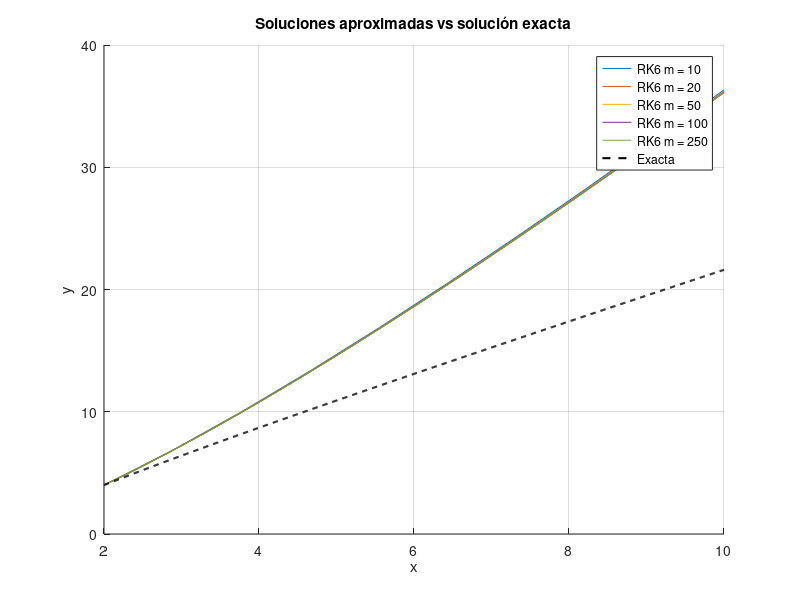

Reproduce this figure in MATLAB.
function runge_kutta_6()
  clc;
  clear;

  % Parámetros iniciales
  a = 2;
  b = 10;
  y0 = 4;
  ms = [10, 20, 50, 100, 250];

  % Solución exacta
  y_exacta = @(x) log(x / 2) + 2 * x;

  % Crear gráfico
  figure;
  hold on;
  colors = lines(length(ms));

  for i = 1:length(ms)
    m = ms(i);
    [x, y] = runge_kutta_6_2(a, b, y0, m);
    plot(x, y, 'Color', colors(i,:), 'DisplayName', sprintf('RK6 m = %d', m));
  end

  % Graficar la solución exacta
  x_exacto = linspace(a, b, 1000);
  y_exacto = y_exacta(x_exacto);
  plot(x_exacto, y_exacto, 'k--', 'LineWidth', 1.5, 'DisplayName', 'Exacta');

  xlabel('x');
  ylabel('y');
  title('Soluciones aproximadas vs solución exacta');
  legend show;
  grid on;
  hold off;
end

% Función principal Runge-Kutta orden 6
function [x, y] = runge_kutta_6_2(a, b, y0, m)
  h = (b - a) / (m - 1);       % Paso
  x = linspace(a, b, m);      % Vector de puntos x
  y = zeros(1, m);            % Vector de soluciones y
  y(1) = y0;

  for n = 1:(m - 1)
    k1 = h * f(x(n), y(n));
    k2 = h * f(x(n) + h/3, y(n) + k1/3);
    k3 = h * f(x(n) + 2*h/5, y(n) + (4*k1 + 6*k2)/25);
    k4 = h * f(x(n) + h/2, y(n) + (k1 - 12*k2 + 15*k3)/4);
    k5 = h * f(x(n) + 2*h/3, y(n) + (6*k1 + 90*k2 - 50*k3 + 8*k4)/81);
    k6 = h * f(x(n) + 4*h/5, y(n) + (6*k1 + 36*k2 + 10*k3 + 8*k4)/75);
    y(n + 1) = y(n) + (23*k1 + 125*k2 - 81*k3 + 125*k6)/192;
  end
end

% Función f(x, y) = (x + y) / x
function dy = f(x, y)
  dy = (x + y) / x;
end

